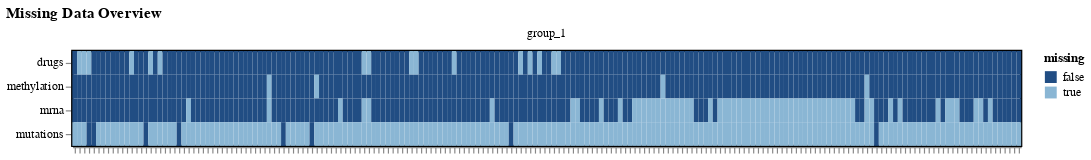

The cell this chart's notebook holds for it:
### Markdown cell above
## Example 1: Train a Factor Analysis Model

In the first experiment, we will use all four views and train a factor analysis model. Each model training consists of two necessary steps:

1) Create a new model instance: `model = CORE()`
2) Train the model: `model.fit(data=mdata, n_factors=15)`

To simplify your life, we only require you to specify a number of factors and provide the training data. In Example 2, we will show you how to deviate from the default parameters and customize your model. For simplicity, we will model all data using a Gaussian noise model.
In contrast to the experiments shown in the original MOFA paper, we place a Horseshoe sparsity prior [3] on the weights due to its superior computational properties over the Spike-and-Slab prior.

[3] Carvalho, Carlos M., Nicholas G. Polson, and James G. Scott. "Handling sparsity via the horseshoe." Artificial intelligence and statistics. PMLR, 2009.

### Code cell
model = CORE(device="cuda")
model.fit(
    data=mdata,                # Our training data
    n_factors=20,              # number of factors
    likelihoods="Normal",      # Likelihood for all views
    factor_prior="Normal",
    weight_prior="Horseshoe",  # Sparsity prior for the weights
    lr=0.005,
    early_stopper_patience=1000,
)

### Figure 1 — Vega specification as saved in the notebook (floating-point values rounded to 4 significant figures; data arrays with more than 128 entries replaced by an {"elided": "..."} marker saying what was removed)
{"$schema": "https://vega.github.io/schema/vega/v5.json", "data": [{"name": "source_0", "values": {"elided": "800 records"}}, {"name": "facet_domain", "values": [{"group": "group_1", "count": 800}]}, {"name": "facet_domain_row", "values": [{"data": 0.0}]}, {"name": "facet_domain_column", "transform": [{"type": "sequence", "start": 0.0, "stop": {"signal": "min(length(data(\"facet_domain\")), 3)"}}]}, {"name": "source_0_x_domain_obs_name", "values": {"elided": "200 records"}}, {"name": "source_0_y_domain_view", "values": [{"view": "drugs"}, {"view": "methylation"}, {"view": "mrna"}, {"view": "mutations"}]}, {"name": "source_0_color_domain_missing", "values": [{"missing": false}, {"missing": true}]}], "signals": [{"name": "child_width", "value": 800}, {"name": "y_step", "value": 20}, {"name": "child_height", "update": "bandspace(domain('y').length, 0, 0) * y_step"}], "marks": [{"type": "group", "name": "row_header", "from": {"data": "facet_domain_row"}, "encode": {"update": {"height": {"signal": "child_height"}}}, "axes": [{"scale": "y", "orient": "left", "grid": false, "zindex": 1}], "role": "row-header"}, {"type": "group", "name": "column_footer", "from": {"data": "facet_domain_column"}, "encode": {"update": {"width": {"signal": "child_width"}}}, "axes": [{"scale": "x", "grid": false, "labelBaseline": "middle", "zindex": 1, "orient": "bottom", "labelAngle": 270, "labelAlign": "right", "labels": false}], "role": "column-footer"}, {"type": "group", "name": "cell", "from": {"facet": {"data": "source_0", "name": "facet", "groupby": ["group"]}}, "sort": {"field": ["datum[\"group\"]"], "order": ["ascending"]}, "encode": {"update": {"width": {"signal": "child_width"}, "height": {"signal": "child_height"}}}, "marks": [{"type": "rect", "name": "child_marks", "from": {"data": "facet"}, "encode": {"update": {"x": {"field": "obs_name", "scale": "x"}, "width": {"signal": "max(0.25, bandwidth('x'))"}, "fill": {"field": "missing", "scale": "color"}, "y": {"field": "view", "scale": "y"}, "height": {"signal": "max(0.25, bandwidth('y'))"}}}, "style": ["rect"]}], "title": {"text": {"signal": "isValid(parent[\"group\"]) ? parent[\"group\"] : \"\"+parent[\"group\"]"}, "frame": "group", "style": "guide-label", "offset": 10}, "style": "cell"}], "scales": [{"name": "x", "type": "band", "domain": {"data": "source_0_x_domain_obs_name", "field": "obs_name", "sort": true}, "range": [0, {"signal": "child_width"}], "paddingOuter": 0, "paddingInner": 0}, {"name": "y", "type": "band", "domain": {"data": "source_0_y_domain_view", "field": "view", "sort": true}, "range": {"step": {"signal": "y_step"}}, "paddingInner": 0, "paddingOuter": 0}, {"name": "color", "type": "ordinal", "domain": {"data": "source_0_color_domain_missing", "field": "missing", "sort": true}, "range": ["#214D83", "#8AB6D4"]}], "title": {"text": "Missing Data Overview", "anchor": "start"}, "padding": 5, "background": "white", "legends": [{"fill": "color", "symbolType": "square", "title": "missing"}], "config": {"style": {"cell": {"stroke": "black", "strokeOpacity": 1, "strokeWidth": 2}}}, "layout": {"padding": 20, "bounds": "full", "align": "all", "columns": 3}}
